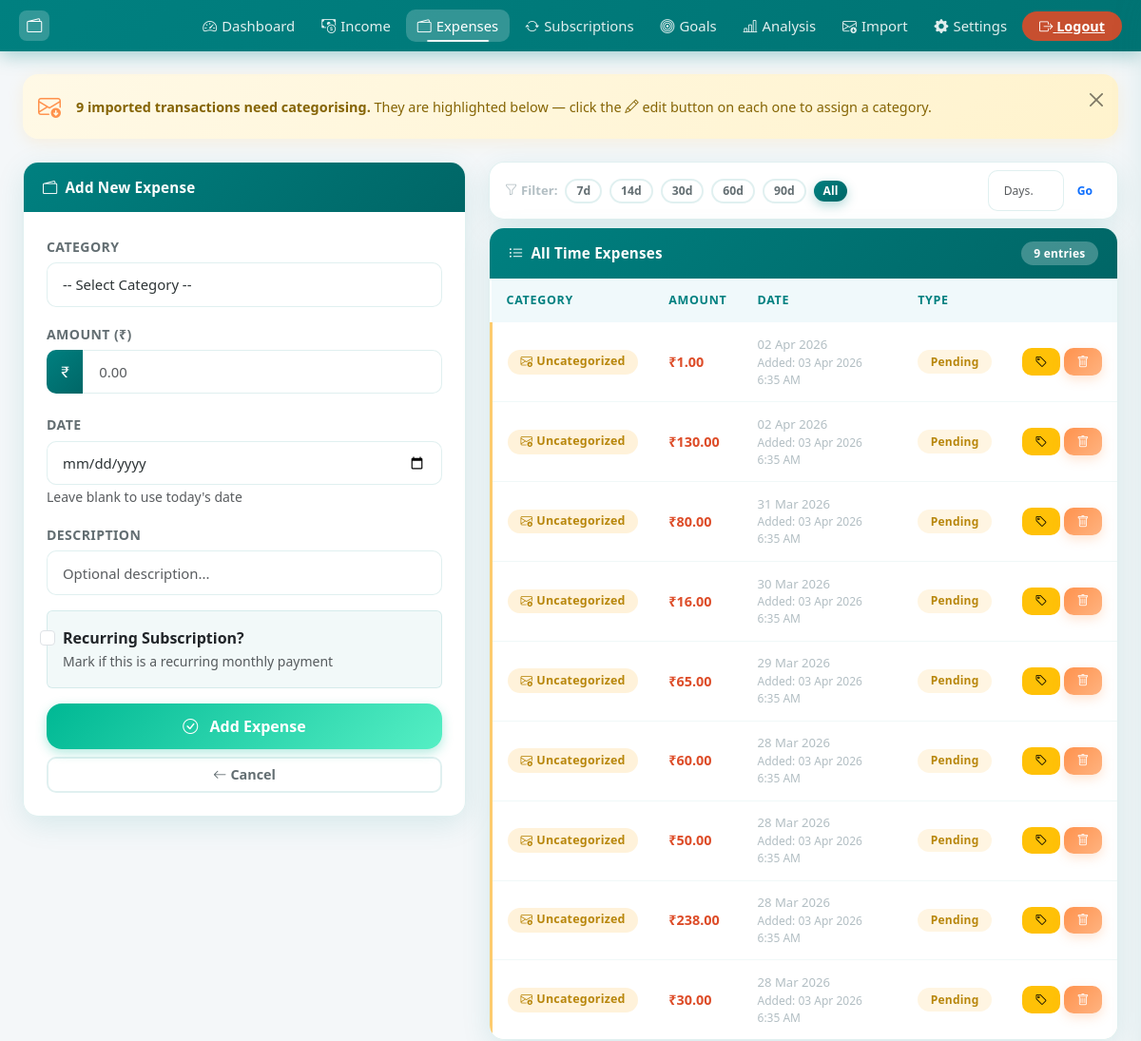
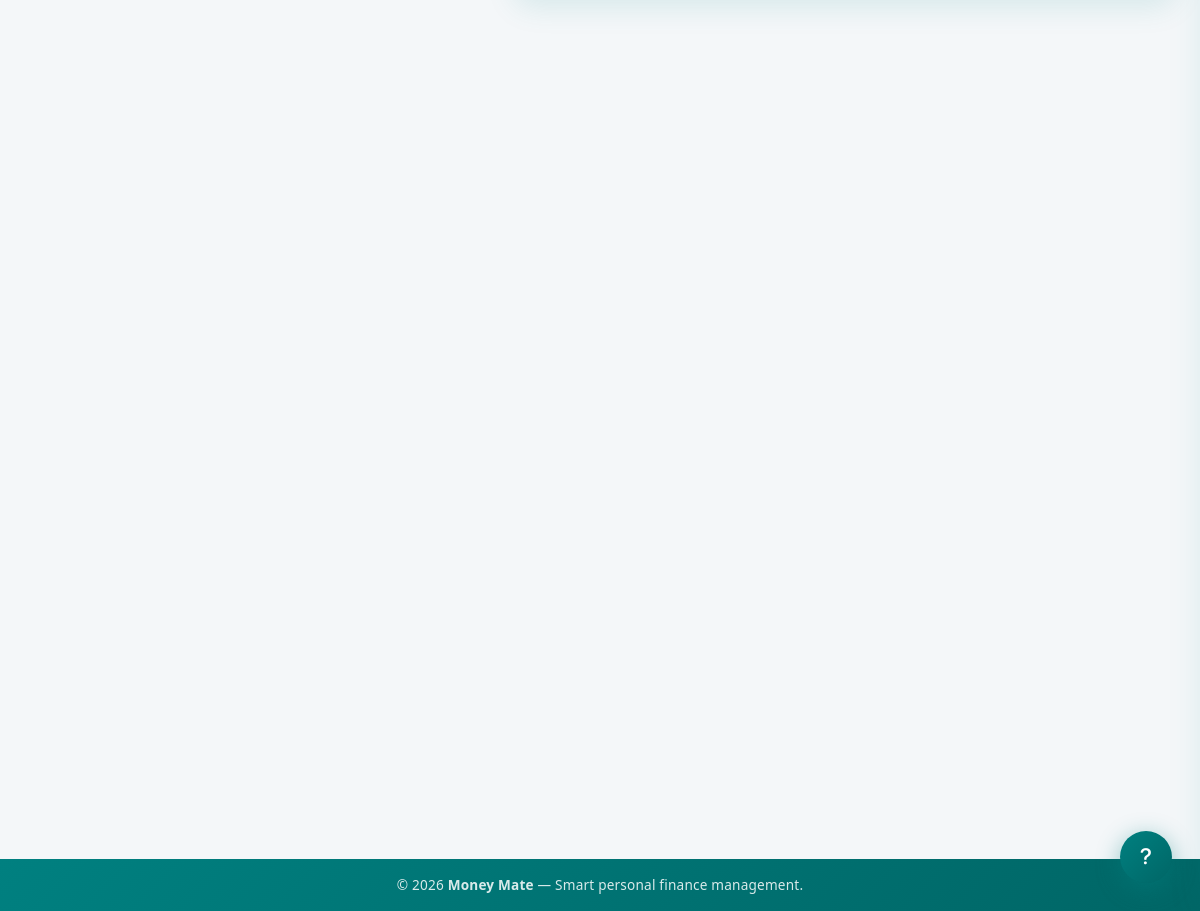
The page /add_expense (signed in) on the database its author committed (2 pictures, top to bottom).
### models.py (models this page shows)
class Expense(db.Model):
    id = db.Column(db.Integer, primary_key=True)
    user_id = db.Column(db.Integer, db.ForeignKey('user.id'), nullable=False)
    category = db.Column(db.String(100), nullable=False)
    amount = db.Column(db.Float, nullable=False)
    date = db.Column(db.DateTime, default=_now)
    created_at = db.Column(db.DateTime, default=_now)
    description = db.Column(db.String(200))
    is_essential = db.Column(db.Boolean, default=False)
    is_subscription = db.Column(db.Boolean, default=False)
    sub_start_date = db.Column(db.DateTime, nullable=True)
    sub_end_date = db.Column(db.DateTime, nullable=True)
    sub_expired_notified = db.Column(db.Boolean, default=False)

### app.py (the view, shortened to what this page needs)
@app.route("/add_expense", methods=["GET", "POST"])
@login_required
def add_expense():
    form = ExpenseForm()
    form.main_category.choices = [("", "-- Select Category --")] + [
        (cat, cat) for cat in expense_categories.keys()
    ]
    if request.method == "POST":
        if form.validate_on_submit():
            if (
                form.sub_category.data == "Other (User Input)"
                and form.custom_category.data
            ):
                category = form.custom_category.data
            else:
                category = form.sub_category.data
            is_essential = classify_essential(
                form.main_category.data,
                form.sub_category.data,
                form.custom_category.data,
            )
            exp_date = datetime.now(timezone.utc).replace(tzinfo=None)
            if form.date.data:
                exp_date = datetime.combine(form.date.data, datetime.min.time())
            sub_start = None
            sub_end = None
            if form.is_subscription.data:
                if form.sub_start_date.data:
                    sub_start = datetime.combine(form.sub_start_date.data, datetime.min.time())
                if form.sub_end_date.data:
                    sub_end = datetime.combine(form.sub_end_date.data, datetime.min.time())
            expense = Expense(
                user_id=current_user.id,
                category=category,
                amount=form.amount.data,
                date=exp_date,
                description=form.description.data,
                is_essential=is_essential,
                is_subscription=form.is_subscription.data,
                sub_start_date=sub_start,
                sub_end_date=sub_end,
            )
            db.session.add(expense)
            db.session.commit()
            flash("Expense added successfully!", "success")
            return redirect(url_for("dashboard"))
        else:
            flash("Please check the form and try again.", "danger")
    else:
        form.sub_category.choices = [("", "-- Select Sub Category First --")]
    try:
        exp_filter_days = int(request.args.get("days", 0))
        if exp_filter_days <= 0:
            exp_filter_days = None
    except (ValueError, TypeError):
        exp_filter_days = None
    expense_query = Expense.query.filter_by(user_id=current_user.id)
    if exp_filter_days:
        since = datetime.now(timezone.utc).replace(tzinfo=None) - timedelta(days=exp_filter_days)
        expense_query = expense_query.filter(Expense.date >= since)
        exp_filter_label = f"Last {exp_filter_days} day{'s' if exp_filter_days != 1 else ''}"
    else:
        exp_filter_label = "All Time"
    expenses = expense_query.order_by(Expense.date.desc()).all()
    return render_template(
        "add_expense.html",
        form=form,
        edit=False,
        expenses=expenses,
        exp_filter_days=exp_filter_days,
        exp_filter_label=exp_filter_label,
    )

### forms.py
class ExpenseForm(FlaskForm):
    main_category = SelectField('Category', choices=[], validators=[DataRequired()])
    sub_category = SelectField('Sub Category', choices=[], validators=[DataRequired()])
    custom_category = StringField('Custom Category', validators=[Optional()])
    amount = FloatField('Amount (₹)', validators=[DataRequired()])
    date = DateField('Date', validators=[Optional()], format='%Y-%m-%d')
    description = StringField('Description', validators=[Optional()])
    is_subscription = BooleanField('Recurring Subscription?')
    sub_start_date = DateField('Subscription Start Date', validators=[Optional()], format='%Y-%m-%d')
    sub_end_date = DateField('Subscription End Date', validators=[Optional()], format='%Y-%m-%d')
    submit = SubmitField('Add Expense')

### app.py (called while the page is built)
@login_manager.user_loader
def load_user(user_id):
    return db.session.get(User, int(user_id))

### templates/add_expense.html (shortened to what this page needs)
{% extends "base.html" %}
{% block content %}
{% set uncategorized = expenses | selectattr('category', 'equalto', 'Uncategorized') | list %}
{% if uncategorized %}
<div class="alert alert-warning alert-dismissible fade show d-flex align-items-center gap-3 mb-4 rounded-4" role="alert" style="border:none;box-shadow:0 4px 16px rgba(253,203,110,0.18);">
  <i class="bi bi-envelope-arrow-down fs-4 flex-shrink-0" style="color:#FF924D;"></i>
  <div>
    <strong>{{ uncategorized|length }} imported transaction{{ 's' if uncategorized|length != 1 }} need{{ '' if uncategorized|length != 1 else 's' }} categorising.</strong>
    They are highlighted below — click the <i class="bi bi-pencil"></i> edit button on each one to assign a category.
  </div>
  <button type="button" class="btn-close ms-auto" data-bs-dismiss="alert"></button>
</div>
{% endif %}
<div class="row g-4">
  <div class="col-lg-5">
    <div class="card reveal">
      <div class="card-header">
        <i class="bi bi-{% if edit %}pencil{% else %}wallet2{% endif %}"></i>
        {% if edit %}Edit Expense{% else %}Add New Expense{% endif %}
      </div>
      <div class="card-body p-4">
        <form method="POST" id="expenseForm">
          <div class="mb-3">
            {{ form.main_category.label(class="form-label") }}
            {{ form.main_category(class="form-select", id="mainCategory") }}
          </div>
          <div class="mb-3">
            {{ form.amount.label(class="form-label") }}
            <div class="input-group">
              <span class="input-group-text"><i class="bi bi-currency-rupee"></i></span>
              {{ form.amount(class="form-control", type="number", step="0.01", placeholder="0.00", id="expense_amount") }}
            </div>
          </div>
          <div class="mb-3">
            {{ form.date.label(class="form-label") }}
            {{ form.date(class="form-control") }}
            <small class="text-muted">Leave blank to use today's date</small>
          </div>
          <div class="mb-3">
            {{ form.description.label(class="form-label") }}
            {{ form.description(class="form-control", rows="2", placeholder="Optional description...") }}
          </div>
          <div class="mb-3">
            <div class="form-check p-3 rounded" style="background:rgba(0, 128, 128,0.05);border:1.5px solid var(--border-color);">
              {{ form.is_subscription(class="form-check-input", id="isSubscription") }}
              {{ form.is_subscription.label(class="form-check-label fw-semibold") }}
              <div><small class="text-muted">Mark if this is a recurring monthly payment</small></div>
            </div>
          </div>
          <div class="d-grid gap-2">
            <button type="submit" class="btn btn-success btn-lg">
              <i class="bi bi-check-circle me-2"></i>
              {% if edit %}Update Expense{% else %}Add Expense{% endif %}
            </button>
            <a href="{{ url_for('add_expense') }}" class="btn btn-outline-secondary">
              <i class="bi bi-arrow-left me-1"></i>Cancel
            </a>
          </div>
        </form>
      </div>
    </div>
  </div>
  <div class="col-lg-7 reveal reveal-delay-1">
    <div class="card mb-2">
      <div class="card-body py-2 px-3">
        <div class="d-flex align-items-center gap-2 flex-wrap">
          <span class="fw-semibold" style="font-size:0.82rem;color:var(--text-muted);white-space:nowrap;">
            <i class="bi bi-funnel me-1"></i>Filter:
          </span>
          {% set _fd = exp_filter_days | default(none) %}
          {% for preset in [7, 14, 30, 60, 90] %}
          <a href="{{ url_for('add_expense', days=preset) }}"
             class="btn btn-sm rounded-pill {% if _fd == preset %}btn-primary{% else %}btn-outline-secondary{% endif %}"
             style="font-size:0.76rem;padding:2px 10px;">
            {{ preset }}d
          </a>
          {% endfor %}
          <a href="{{ url_for('add_expense') }}"
             class="btn btn-sm rounded-pill {% if not _fd %}btn-primary{% else %}btn-outline-secondary{% endif %}"
             style="font-size:0.76rem;padding:2px 10px;">
            All
          </a>
          <form method="get" action="{{ url_for('add_expense') }}" class="d-flex align-items-center gap-1 ms-auto">
            <input type="number" name="days" min="1" max="365"
                   value="{{ exp_filter_days or '' }}"
                   placeholder="Days…"
                   class="form-control form-control-sm"
                   style="width:80px;font-size:0.76rem;">
            <button type="submit" class="btn btn-sm btn-outline-primary rounded-pill" style="font-size:0.76rem;padding:2px 10px;">Go</button>
          </form>
        </div>
      </div>
    </div>
    <div class="card">
      <div class="card-header d-flex align-items-center gap-2">
        <i class="bi bi-list-ul"></i> {{ exp_filter_label | default('All Time') }} Expenses
        <span class="badge ms-auto" style="background:rgba(255,255,255,0.25);">{{ expenses|length }} entries</span>
      </div>
      <div class="card-body p-0">
        {% if expenses %}
        <div class="table-responsive">
          <table class="table table-hover mb-0">
            <thead>
              <tr>
                <th>Category</th>
                <th>Amount</th>
                <th>Date</th>
                <th>Type</th>
                <th></th>
              </tr>
            </thead>
            <tbody>
            {% for exp in expenses %}
            <tr {% if exp.category == 'Uncategorized' %}style="background:rgba(253,203,110,0.08);border-left:3px solid #fdcb6e;"{% endif %}>
              <td style="font-size:0.88rem;">
                {% if exp.category == 'Uncategorized' %}
                  <span class="badge badge-uncategorized" style="background:rgba(253,203,110,0.25);font-size:0.78rem;">
                    <i class="bi bi-envelope-arrow-down me-1"></i>Uncategorized
                  </span>
                {% endif %}
              </td>
              <td><strong class="text-danger">₹{{ "%.2f"|format(exp.amount) }}</strong></td>
              <td>
                <div style="font-size:0.82rem;color:var(--text-muted);">{{ exp.date.strftime('%d %b %Y') }}</div>
                {% if exp.created_at %}
                <div style="font-size:0.75rem;color:var(--text-muted);">
                  Added: <span class="local-time" data-utc="{{ exp.created_at.strftime('%Y-%m-%dT%H:%M:%SZ') }}"></span>
                </div>
                {% endif %}
              </td>
              <td>
                {% if exp.category == 'Uncategorized' %}
                  <span class="badge badge-uncategorized" style="background:rgba(253,203,110,0.2);">Pending</span>
                {% else %}
                  <span class="badge {% if exp.is_essential %}bg-success{% else %}bg-warning{% endif %}">
                    {% if exp.is_essential %}Need{% else %}Want{% endif %}
                  </span>
                {% endif %}
              </td>
              <td>
                <div class="d-flex gap-1">
                  <a href="{{ url_for('edit_expense', id=exp.id) }}" class="btn btn-sm {% if exp.category == 'Uncategorized' %}btn-warning{% else %}btn-primary{% endif %}" {% if exp.category == 'Uncategorized' %}title="Categorise this expense"{% endif %}>
                    <i class="bi bi-{% if exp.category == 'Uncategorized' %}tag{% else %}pencil{% endif %}"></i>
                  </a>
                  <a href="{{ url_for('delete_expense', id=exp.id) }}" class="btn btn-danger btn-sm"
                     onclick="return confirm('Delete this expense?')">
                    <i class="bi bi-trash"></i>
                  </a>
                </div>
              </td>
            </tr>
            {% endfor %}
            </tbody>
          </table>
        </div>
        {% else %}
        <div class="text-center py-5 text-muted">
          <i class="bi bi-wallet2" style="font-size:2.5rem;opacity:0.3;"></i>
          <p class="mt-2 mb-0">No expenses yet. Add your first one!</p>
        </div>
        {% endif %}
      </div>
    </div>
  </div>
</div>
{% endblock %}

### rows shown on the page
Expense: category "Uncategorized" (drawn), amount "1.00", date "02 Apr 2026"
Expense: category "Uncategorized" (drawn), amount "130.00", date "02 Apr 2026"
Expense: category "Uncategorized" (drawn), amount "80.00", date "31 Mar 2026"
Expense: category "Uncategorized" (drawn), amount "16.00", date "30 Mar 2026"
Expense: category "Uncategorized" (drawn), amount "65.00", date "29 Mar 2026"
Expense: category "Uncategorized" (drawn), amount "60.00", date "28 Mar 2026"
Expense: category "Uncategorized" (drawn), amount "50.00", date "28 Mar 2026"
Expense: category "Uncategorized" (drawn), amount "238.00", date "28 Mar 2026"
Expense: category "Uncategorized" (drawn), amount "30.00", date "28 Mar 2026"

### other values the page prints
{{ uncategorized|length }} "9"
{{ 's' if uncategorized|length != 1 }} "s"
{{ preset }} "7" "14" "30" "60" "90"
{{ exp_filter_label | default('All Time') }} "All Time"
{{ expenses|length }} "9"
